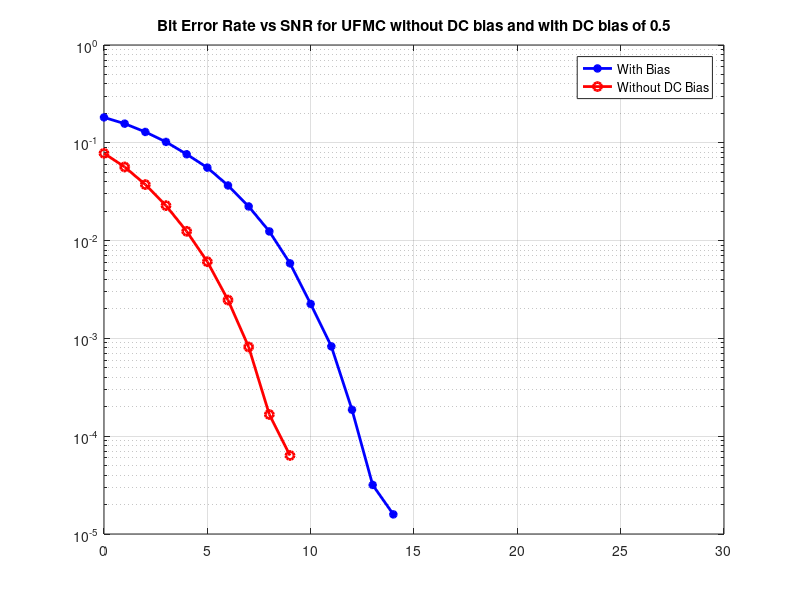

Here is the MATLAB script that generated this plot:
clear all;
close all;
clc;

ufmc_ber_=load('without_bias.mat','BER1');
ufmc_snr_=load('without_bias.mat','SNRplot');
ufmc_dc_ber=load('with05.mat','BER1');
ufmc_dc_snr=load('with05.mat','SNRplot');


figure;

semilogy(ufmc_dc_snr.SNRplot,ufmc_dc_ber.BER1,'b-*','LineWidth',2,'DisplayName','With Bias');
hold on;
semilogy(ufmc_snr_.SNRplot,ufmc_ber_.BER1,'r-o','LineWidth',2,'DisplayName','Without DC Bias');

title ('Bit Error Rate vs SNR for UFMC without DC bias and with DC bias of 0.5');
grid on;
legend;